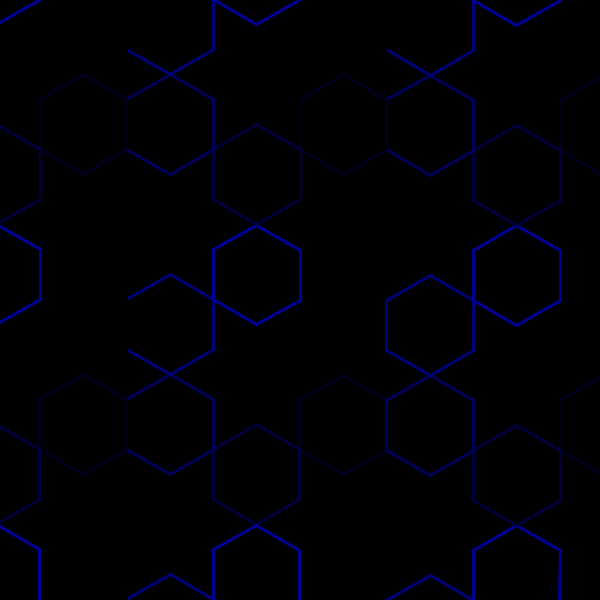
Frame 1 (no input)
Frame 60 (the mouse pressed at the canvas centre just before this capture): identical to frame 1, image omitted
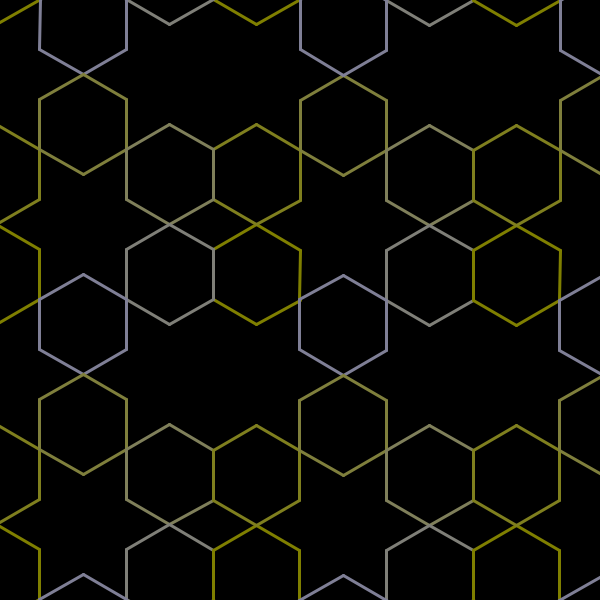
Frame 120 (the mouse held since frame 60 and released just before this capture)

The Processing sketch that drew these frames (run headless with seeded random() and noise(); from frame 60 on, the mouse is pressed at the canvas centre):

// Processing sketch: Zikr_Rosette_EMM
// ── Zikr_Rosette_EMM.pde
float l = 50;
float a, b, c;

void setup(){
  size(600,600);
  strokeWeight(3);
}

void draw() {
  translate(height/2,width/2);
  background(0);
  rotate(radians(360*mouseY/height));
  mouseColor();
  rosette();
  translate(0,l*6);
  rosette();
  translate(l*5.2,0);
  rosette();
  translate(0,-l*6);
  rosette();
  translate(0,-l*6);
  rosette();
  translate(-l*5.2,0);
  rosette();
  translate(-l*5.2,0);
  rosette();
  translate(0,l*6);
  rosette();
  translate(0,l*6);
  rosette();
  translate(0,l*6);
  rosette();
  translate(l*5.2,0);
  rosette();
  translate(l*5.2,0);
  rosette();
  translate(l*5.2,0);
  rosette();
  translate(0,-l*6);
  rosette();
  translate(0,-l*6);
  rosette();
  translate(0,-l*6);
  rosette();
}

void rosette() {
  float n = 6;
  float angle1 = radians(180-(180*(n-2))/n);
  float angle2 = radians(240);
  c = 0;
  for (int j = 0; j < n; j++){
    rotate(angle2);
    stroke(a,b,c);
    for (int i = 0; i < n; i++){ //draws one hexagon (if n = 6)
      line(0,0,0,l);
      translate(0,l);
      rotate(angle1);
      if (i == 3){
        rotate(-angle1);
        pushMatrix();
        rotate(angle1);
      }
    }//one hexagon
    popMatrix();
    c += 30;
  }
}

void mouseColor() {
  a = 255*mouseX/width;
  b = 255*mouseY/width;
}
